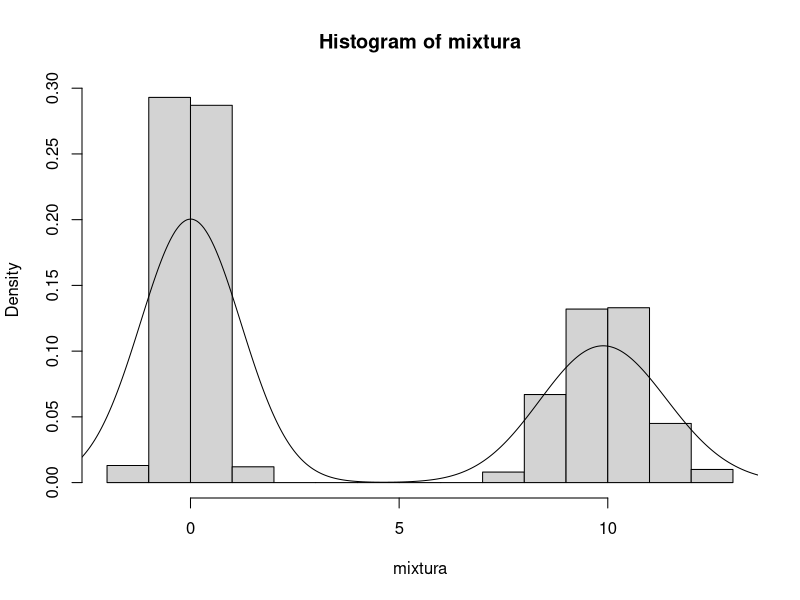

The R source for this figure:
## ---- chunk 1
knitr::opts_chunk$set(echo = TRUE)
## ---- chunk 2
n=1000
mixtura=rep(0,n)
GrupoGen=rep(0,n)
k=2
p=c(0.6,0.4)
grupo=seq(1:k)
acump=append(0, cumsum(p))
mu=c(0,10)
desv=c(0.5,1)
for(i in 1:n){
   ####Selección del grupo
  u=runif(1)
  condicion=0
  grupo=1
  while(condicion==0)
    if(u<=acump[grupo+1] & u>acump[grupo])
     {
       condicion=1 
     }
   else
    {
    grupo=grupo+1   
     }
   mixtura[i]=rnorm(1,mu[grupo],desv[grupo])
   GrupoGen[i]=grupo
    }

## ---- chunk 3
hist(mixtura,prob=TRUE)
lines(lines(density(mixtura)))
table(GrupoGen)/n
